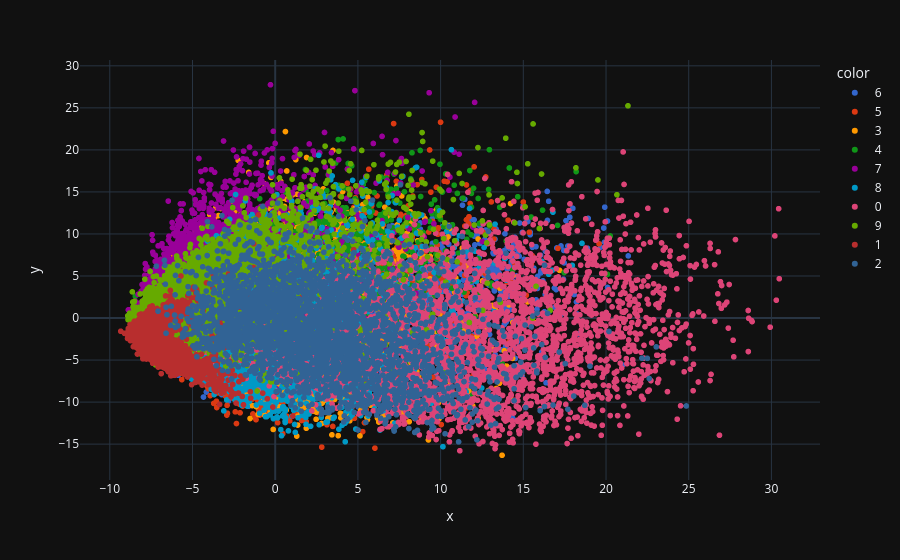

Source (notebook cell):
### Code cell
import plotly.express as px
y_train_trf = y_train.astype(str)
fig = px.scatter(x=X_train_trf[:,0],
                 y=X_train_trf[:,1],
                 color=y_train_trf,
                 color_discrete_sequence=px.colors.qualitative.G10
                )
fig.show()

### Figure 1 — Plotly figure (JSON) as saved in the notebook; plotly's stock layout.template omitted (floating-point values rounded to 4 significant figures; data arrays with more than 128 entries replaced by an {"elided": "..."} marker saying what was removed)
{"data": [{"hovertemplate": "color=6<br>x=%{x}<br>y=%{y}<extra></extra>", "legendgroup": "6", "marker": {"color": "#3366CC", "symbol": "circle"}, "mode": "markers", "name": "6", "showlegend": true, "x": {"elided": "3352 float values"}, "xaxis": "x", "y": {"elided": "3352 float values"}, "yaxis": "y", "type": "scattergl"}, {"hovertemplate": "color=5<br>x=%{x}<br>y=%{y}<extra></extra>", "legendgroup": "5", "marker": {"color": "#DC3912", "symbol": "circle"}, "mode": "markers", "name": "5", "showlegend": true, "x": {"elided": "3093 float values"}, "xaxis": "x", "y": {"elided": "3093 float values"}, "yaxis": "y", "type": "scattergl"}, {"hovertemplate": "color=3<br>x=%{x}<br>y=%{y}<extra></extra>", "legendgroup": "3", "marker": {"color": "#FF9900", "symbol": "circle"}, "mode": "markers", "name": "3", "showlegend": true, "x": {"elided": "3414 float values"}, "xaxis": "x", "y": {"elided": "3414 float values"}, "yaxis": "y", "type": "scattergl"}, {"hovertemplate": "color=4<br>x=%{x}<br>y=%{y}<extra></extra>", "legendgroup": "4", "marker": {"color": "#109618", "symbol": "circle"}, "mode": "markers", "name": "4", "showlegend": true, "x": {"elided": "3233 float values"}, "xaxis": "x", "y": {"elided": "3233 float values"}, "yaxis": "y", "type": "scattergl"}, {"hovertemplate": "color=7<br>x=%{x}<br>y=%{y}<extra></extra>", "legendgroup": "7", "marker": {"color": "#990099", "symbol": "circle"}, "mode": "markers", "name": "7", "showlegend": true, "x": {"elided": "3508 float values"}, "xaxis": "x", "y": {"elided": "3508 float values"}, "yaxis": "y", "type": "scattergl"}, {"hovertemplate": "color=8<br>x=%{x}<br>y=%{y}<extra></extra>", "legendgroup": "8", "marker": {"color": "#0099C6", "symbol": "circle"}, "mode": "markers", "name": "8", "showlegend": true, "x": {"elided": "3228 float values"}, "xaxis": "x", "y": {"elided": "3228 float values"}, "yaxis": "y", "type": "scattergl"}, {"hovertemplate": "color=0<br>x=%{x}<br>y=%{y}<extra></extra>", "legendgroup": "0", "marker": {"color": "#DD4477", "symbol": "circle"}, "mode": "markers", "name": "0", "showlegend": true, "x": {"elided": "3316 float values"}, "xaxis": "x", "y": {"elided": "3316 float values"}, "yaxis": "y", "type": "scattergl"}, {"hovertemplate": "color=9<br>x=%{x}<br>y=%{y}<extra></extra>", "legendgroup": "9", "marker": {"color": "#66AA00", "symbol": "circle"}, "mode": "markers", "name": "9", "showlegend": true, "x": {"elided": "3350 float values"}, "xaxis": "x", "y": {"elided": "3350 float values"}, "yaxis": "y", "type": "scattergl"}, {"hovertemplate": "color=1<br>x=%{x}<br>y=%{y}<extra></extra>", "legendgroup": "1", "marker": {"color": "#B82E2E", "symbol": "circle"}, "mode": "markers", "name": "1", "showlegend": true, "x": {"elided": "3775 float values"}, "xaxis": "x", "y": {"elided": "3775 float values"}, "yaxis": "y", "type": "scattergl"}, {"hovertemplate": "color=2<br>x=%{x}<br>y=%{y}<extra></extra>", "legendgroup": "2", "marker": {"color": "#316395", "symbol": "circle"}, "mode": "markers", "name": "2", "showlegend": true, "x": {"elided": "3331 float values"}, "xaxis": "x", "y": {"elided": "3331 float values"}, "yaxis": "y", "type": "scattergl"}], "layout": {"xaxis": {"anchor": "y", "domain": [0.0, 1.0], "title": {"text": "x"}}, "yaxis": {"anchor": "x", "domain": [0.0, 1.0], "title": {"text": "y"}}, "legend": {"title": {"text": "color"}, "tracegroupgap": 0}, "margin": {"t": 60}}}
